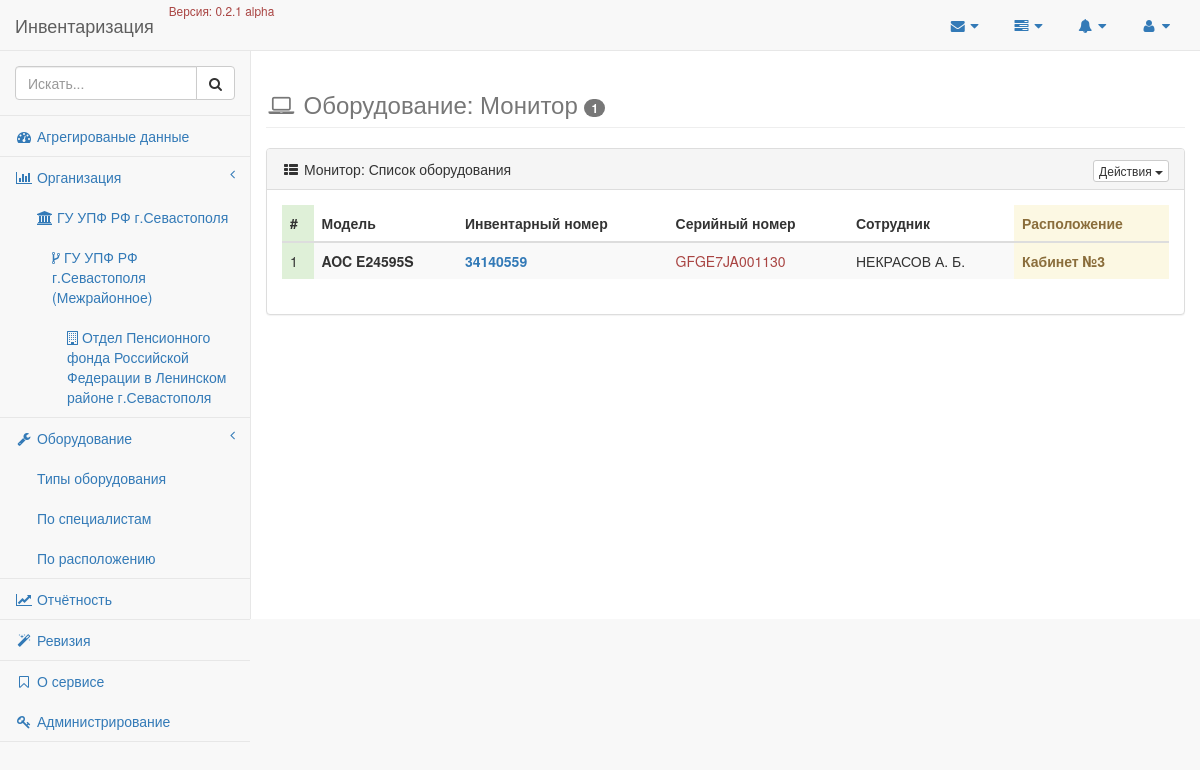
/equipments/type/1, run on the app's committed database.
### employee/models/organisation.py (models this page shows, shortened)
class Organisation(models.Model):
    title = models.CharField(_('Наименование'), max_length=80, unique=True, db_index=True)
    short_title = models.CharField(_('Краткое наименование'), max_length=40, unique=True, null=True, blank=True)
    parent = models.ForeignKey('Organisation', default=0, blank=True, null=True, verbose_name='В подчинении')
    @staticmethod
    def all():
        return Organisation.objects.all()
    def has_subordinates(self):
        if len(self.subordinates()):
            return True
        return False
    def subordinates(self):
        return Organisation.all().filter(parent=self.pk)
    class Meta:
        verbose_name = _('Организация')
        verbose_name_plural = _('Организации')
        app_label = 'employee'

### equipment/models/equipment_types.py (models this page shows, shortened)
class EquipmentTypes(models.Model):
    value = models.CharField('Значение', max_length=50, unique=True, db_index=True)
    annotation = EquipmentTypesAnnotation()
    equipments = EquipmentsTypeManager()
    objects = models.Manager()
    class Meta:
        verbose_name = 'Тип оборудования'
        verbose_name_plural = 'Типы оборудования'
        app_label = 'equipment'
        ordering = ['value']

### equipment/models/equipment.py (models this page shows, shortened)
class Equipment(models.Model):
    type = models.ForeignKey(
        EquipmentTypes,
        verbose_name='Тип оборудования',
        help_text='Выберите к какому типу принадлежит создаваемое оборудование'
    )
    serial_number = models.CharField(
        'Серийный номер',
        max_length=25,
        null=True,
        blank=True,
        help_text='Заводской номер оборудования, может содержать цифры и символы, допускается его отсутствие'
    )
    inventory_number = models.IntegerField(
        'Инвентарный номер',
        null=True,
        blank=True,
        help_text='Инвентарный номер оборудования, допускаются только цифровые идентификаторы'
    )
    model = models.CharField(
        'Модель',
        max_length=100,
        help_text='Марка оборудования, модель или другая информация'
    )
    responsible = models.ForeignKey(
        Employee,
        verbose_name='Ответственное лицо',
        help_text='Сотрудник ПФР за которым закрепленна техника'
    )
    note = models.TextField(
        'Примечание',
        blank=True,
        null=True
    )
    created_at = models.DateTimeField(
        'Созданно',
        auto_now_add=True
    )
    updated_at = models.DateTimeField(
        'Обновленно',
        auto_now=True
    )
    revised_at = models.DateTimeField(
        'Ревизия',
        blank=True,
        null=True,
        help_text='Дата проведения последней ревизии'
    )
    class Meta:
        verbose_name = 'Оборудование'
        verbose_name_plural = 'Учётные единицы'
        app_label = 'equipment'
        ordering = ['-created_at']
    objects = EquipmentsManager()

### employee/models/employee.py (models this page shows, shortened)
class Employee(models.Model):
    STATES = [
        [True, _('Работает')],
        [False, _('Уволен')]
    ]
    POSITIONS = [
        [1, _('Специалист-эксперт')],
        [2, _('Ведущий специалист-эксперт')],
        [3, _('Главный специалист-эксперт')],
        [4, _('Старший инспектор')],
        [5, _('Специалист-эксперт (по автоматизации)')],
        [6, _('Руководитель группы')],
        [7, _('Заместитель начальника отдела')],
        [8, _('Начальник отдела')],
        [9, _('Ведущий специалист-эксперт (юрисконсульт)')],
        [10, _('Руководитель клиентской службы')],
        [11, _('Архивариус')],
    ]
    surname = models.CharField(_('Фамилия'), max_length=50, db_index=True)
    firstname = models.CharField(_('Имя'), max_length=25)
    middlename = models.CharField(_('Отчество'), max_length=25)
    organisation = models.ForeignKey(Organisation, verbose_name='Сотрудник организации')
    department = models.ForeignKey(Department, verbose_name='Подразделение', blank=True, null=True)
    phone = models.CharField(_('Телефон'), max_length=25, blank=True, null=True)
    location = models.ForeignKey(Location, verbose_name='Месторасположение', blank=True, null=True)
    updated_at = models.DateTimeField(_('Дата последнего изменения'), auto_now=True)
    created_at = models.DateTimeField(_('Дата создания'), auto_now_add=True)
    state = models.BooleanField(_('Состояние'), choices=STATES, default=True)
    position = models.IntegerField(_('Должность'), choices=POSITIONS, default=1)
    def short_full_name(self):
        return '%s %s. %s.' % (self.surname, self.firstname[:1], self.middlename[:1])
    class Meta:
        verbose_name = _('Сотрудник')
        verbose_name_plural = _('Сотрудники')
        ordering = ['id']
        app_label = 'employee'

### employee/models/location.py (models this page shows, shortened)
class Location(models.Model):
    emplacement = models.CharField(_('Расположение'), max_length=50, db_index=True, unique=True)
    organisation = models.ForeignKey(Organisation, verbose_name='Находится в организации')
    is_active = models.BooleanField(_('Активно?'), default=True)
    class Meta:
        verbose_name = _('Месторасположение')
        verbose_name_plural = _('Месторасположения')
        app_label = 'employee'

### equipment/views.py (the view, shortened to what this page needs)
# urls.py: url(r'^type/(?P<pk>\d+)$', DetailTypeView.as_view(), name='equipment_type')
class DetailTypeView(DetailView):
    template_name = 'equipment/type.html'
    page_title = 'Оборудование: '
    context_object_name = 'type'
    queryset = EquipmentTypes.equipments.all()
    def get_context_data(self, **kwargs):
        context = super(DetailTypeView, self).get_context_data(**kwargs)
        self.page_title += self.object.value
        context['equipments_type_count'] = str(self.object.equipment_set.count())
        context['equipments'] = self.object.equipment_set.all
        return context
    def get(self, request, *args, **kwargs):
        if 'xls' in request.GET:
            return self._render_type_report(kwargs.get('pk'))
        return super(DetailTypeView, self).get(request, *args, **kwargs)

### employee/templatetags/organisations_menu.py (called while the page is built)
@register.inclusion_tag('partials/organisations_menu.html')
def organisations_menu():
    menu = Organisation.all().filter(parent=None)
    return {'menu': menu}

### inventory/__init__.py (called while the page is built)
def appname(request):
    return {'appname': __appname__}

def app_version(request):
    return {'app_version': __version__}

### equipment/templates/equipment/type.html (shortened to what this page needs)
{% extends 'layouts/application.html' %}
{% block content %}
    <div class="row">
        <h3 class="page-header text-muted">
            <i class="fa fa-laptop fa-fw"></i>
            {{ view.page_title }} <span class="badge">{{ equipments_type_count }}</span>
        </h3>
        {% include 'equipment/partials/_type_list.html' %}
    </div>
{% endblock %}

### templates/partials/organisations_menu.html
<li>
    <a href="#"><i class="fa fa-bar-chart-o fa-fw"></i> Организация<span class="fa arrow"></span></a>
    <ul class="nav nav-second-level">
        {% for item in menu %}
            <li>
                <a href="{% url 'employees' pk=item.pk %}">
                    <span class="fa fa-institution"> </span>
                    {{ item.title }}
                </a>
                {% if item.has_subordinates %}
                    <ul class="nav nav-third-level">
                        {% for subordinate in item.subordinates %}
                            <li>
                                <a href="{% url 'employees' pk=subordinate.pk %}">
                                    <span class="fa fa-code-fork"> </span>
                                    {{ subordinate.title }}
                                </a>
                                {% if subordinate.has_subordinates %}
                                    <ul class="nav nav-fourth-level">
                                        {% for sub in subordinate.subordinates %}
                                            <li>
                                                <a href="{% url 'employees' pk=sub.pk %}">
                                                    <span class="fa fa-building-o"> </span>
                                                    {{ sub.title }}
                                                </a>
                                            </li>
                                        {% endfor %}
                                    </ul>
                                {% endif %}
                            </li>
                        {% endfor %}
                    </ul>
                {% endif %}
            </li>
        {% endfor %}
    </ul>
</li>

### equipment/templates/equipment/partials/_type_list.html (shortened to what this page needs)
<div class="panel panel-default">
    <div class="panel-heading">
        <i class="fa fa-th-list fa-fw"></i> {{ type.value }}: Список оборудования
        <div class="pull-right">
            <div class="btn-group">
                <button type="button" class="btn btn-default btn-xs dropdown-toggle" data-toggle="dropdown">
                    Действия
                    <span class="caret"></span>
                </button>
            </div>
        </div>
    </div>
    <div class="panel-body">
        <div class="row">
            <div class="col-lg-12">
                <div class="table-responsive">
                    <table class="table table-hover table-striped">
                        <thead>
                            <tr>
                                <th class="success">#</th>
                                <th><b>Модель</b></th>
                                <th>Инвентарный номер</th>
                                <th>Серийный номер</th>
                                <th>Сотрудник</th>
                                <th class="warning text-warning">Расположение</th>
                            </tr>
                        </thead>
                        <tbody>
                            {% for equipment in equipments %}
                                <tr>
                                    <td class="success">
                                        {{ forloop.counter }}
                                    </td>
                                    <td>
                                        <b>{{ equipment.model }}</b>
                                    </td>
                                    <td class="text-primary"><b>{{ equipment.inventory_number|default:'Не имеет' }}</b></td>
                                    <td class="text-danger">{{ equipment.serial_number|default:'Не имеет' }}</td>
                                    <td class="text-uppercase">{{ equipment.responsible.short_full_name }}</td>
                                    <td class="warning text-warning">
                                        <b>{{ equipment.responsible.location.emplacement }}</b>
                                    </td>
                                </tr>
                            {% empty %}
                                <td colspan="7">
                                    <p class="text-center text-danger">Данные по типу оборудования '{{ type.value|lower }}' отсутствуют!</p>
                                </td>
                            {% endfor %}
                        </tbody>
                    </table>
                </div>
            </div>
        </div>
    </div>
</div>

### data on the page
Organisation: title "ГУ УПФ РФ г.Севастополя"
Organisation: title "ГУ УПФ РФ г.Севастополя (Межрайонное)"
Organisation: title "Отдел Пенсионного фонда Российской Федерации в Ленинском районе г.Севастополя"
EquipmentTypes: value "Монитор"
Equipment: model "AOC E24595S", inventory_number "34140559", serial_number "GFGE7JA001130", responsible.short_full_name "НЕКРАСОВ А. Б.", responsible.location.emplacement "Кабинет №3"

### other printed values
{{ appname }} "Инвентаризация"
{{ app_version }} "0.2.1 alpha"
{{ view.page_title }} "Оборудование: Монитор"
{{ equipments_type_count }} "1"
